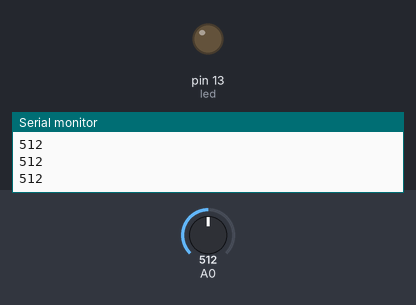
This sketch was run on a simulated Arduino Uno, built with avr-gcc and run on an emulated ATmega328P. Parts: output pins drawn as LEDs (lit = HIGH), the last lines printed to the serial monitor. Inputs (shaded band) come from the test bench; at power-on: A0 = 512.

Above: at 1.2 s.
1.3 s: A0 set to 159
2.8 s: A0 set to 134
At 4.0 s:
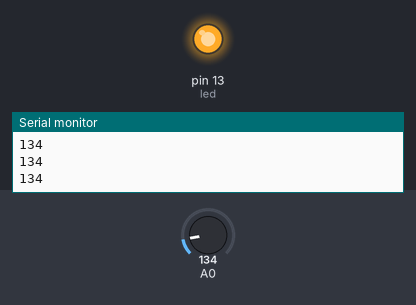
4.4 s: A0 set to 160
At 5.4 s:
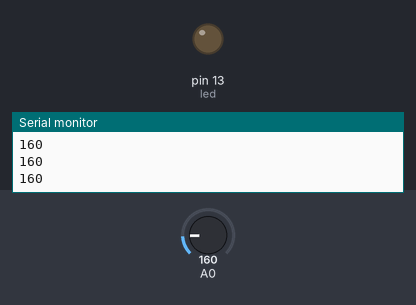
6.0 s: A0 set to 140
At 6.8 s:
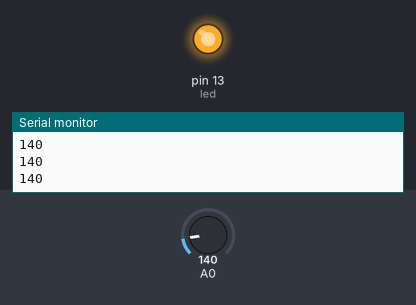
Timing chart, 0 to 8.6 s (numbered marks = the images above; inputs shaded):
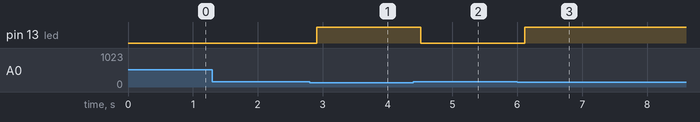

Measured:
- the behaviour switches between 150 and 149 on A0 (found by bisection; images 0 and 1)
- after the input at 2.8 s, pin 13 (led): LOW → HIGH after 0.11 s
- after the input at 4.4 s, pin 13 (led): HIGH → LOW after 0.11 s
- after the input at 6.0 s, pin 13 (led): LOW → HIGH after 0.12 s

The sketch:

ldr_read.ino
```cpp
int led=13;
void setup() {
  // put your setup code here, to run once:
  Serial.begin(9600);
  pinMode(led,OUTPUT);
}

void loop() {
  int rdvalue=analogRead(A0);
  Serial.println(rdvalue);
  delay(100);
  if(rdvalue<150)
  {


    digitalWrite(led,1);
    }
    else
    {
      digitalWrite(led,0);
      }


}
```
